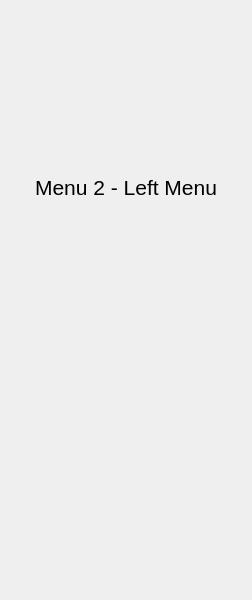
<?xml version="1.0" encoding="UTF-8"?>
<ui version="4.0">
 <class>LeftColumn</class>
 <widget class="QWidget" name="LeftColumn">
  <property name="geometry">
   <rect>
    <x>0</x>
    <y>0</y>
    <width>252</width>
    <height>600</height>
   </rect>
  </property>
  <property name="windowTitle">
   <string>Form</string>
  </property>
  <layout class="QVBoxLayout" name="main_pages_layout">
   <property name="spacing">
    <number>0</number>
   </property>
   <property name="leftMargin">
    <number>5</number>
   </property>
   <property name="topMargin">
    <number>5</number>
   </property>
   <property name="rightMargin">
    <number>5</number>
   </property>
   <property name="bottomMargin">
    <number>5</number>
   </property>
   <item>
    <widget class="QStackedWidget" name="menus">
     <property name="currentIndex">
      <number>1</number>
     </property>
     <widget class="QWidget" name="menu_1">
      <layout class="QVBoxLayout" name="verticalLayout">
       <property name="spacing">
        <number>5</number>
       </property>
       <property name="leftMargin">
        <number>5</number>
       </property>
       <property name="topMargin">
        <number>5</number>
       </property>
       <property name="rightMargin">
        <number>5</number>
       </property>
       <property name="bottomMargin">
        <number>5</number>
       </property>
       <item>
        <widget class="QWidget" name="btn_1_widget" native="true">
         <property name="minimumSize">
          <size>
           <width>0</width>
           <height>40</height>
          </size>
         </property>
         <property name="maximumSize">
          <size>
           <width>16777215</width>
           <height>40</height>
          </size>
         </property>
         <layout class="QVBoxLayout" name="btn_1_layout">
          <property name="spacing">
           <number>0</number>
          </property>
          <property name="leftMargin">
           <number>0</number>
          </property>
          <property name="topMargin">
           <number>0</number>
          </property>
          <property name="rightMargin">
           <number>0</number>
          </property>
          <property name="bottomMargin">
           <number>0</number>
          </property>
         </layout>
        </widget>
       </item>
       <item>
        <widget class="QWidget" name="btn_2_widget" native="true">
         <property name="minimumSize">
          <size>
           <width>0</width>
           <height>40</height>
          </size>
         </property>
         <property name="maximumSize">
          <size>
           <width>16777215</width>
           <height>40</height>
          </size>
         </property>
         <layout class="QVBoxLayout" name="btn_2_layout">
          <property name="spacing">
           <number>0</number>
          </property>
          <property name="leftMargin">
           <number>0</number>
          </property>
          <property name="topMargin">
           <number>0</number>
          </property>
          <property name="rightMargin">
           <number>0</number>
          </property>
          <property name="bottomMargin">
           <number>0</number>
          </property>
         </layout>
        </widget>
       </item>
       <item>
        <widget class="QWidget" name="btn_3_widget" native="true">
         <property name="minimumSize">
          <size>
           <width>0</width>
           <height>40</height>
          </size>
         </property>
         <property name="maximumSize">
          <size>
           <width>16777215</width>
           <height>40</height>
          </size>
         </property>
         <layout class="QVBoxLayout" name="btn_3_layout">
          <property name="spacing">
           <number>0</number>
          </property>
          <property name="leftMargin">
           <number>0</number>
          </property>
          <property name="topMargin">
           <number>0</number>
          </property>
          <property name="rightMargin">
           <number>0</number>
          </property>
          <property name="bottomMargin">
           <number>0</number>
          </property>
         </layout>
        </widget>
       </item>
       <item>
        <widget class="QLabel" name="label_1">
         <property name="font">
          <font>
           <pointsize>16</pointsize>
          </font>
         </property>
         <property name="styleSheet">
          <string notr="true">font-size: 16pt</string>
         </property>
         <property name="text">
          <string>Menu 1 - Left Menu</string>
         </property>
         <property name="alignment">
          <set>Qt::AlignCenter</set>
         </property>
        </widget>
       </item>
      </layout>
     </widget>
     <widget class="QWidget" name="menu_2">
      <layout class="QVBoxLayout" name="verticalLayout_2">
       <property name="spacing">
        <number>5</number>
       </property>
       <property name="leftMargin">
        <number>5</number>
       </property>
       <property name="topMargin">
        <number>5</number>
       </property>
       <property name="rightMargin">
        <number>5</number>
       </property>
       <property name="bottomMargin">
        <number>5</number>
       </property>
       <item>
        <widget class="QWidget" name="btn_4_widget" native="true">
         <property name="minimumSize">
          <size>
           <width>0</width>
           <height>40</height>
          </size>
         </property>
         <property name="maximumSize">
          <size>
           <width>16777215</width>
           <height>40</height>
          </size>
         </property>
         <layout class="QVBoxLayout" name="btn_4_layout">
          <property name="spacing">
           <number>0</number>
          </property>
          <property name="leftMargin">
           <number>0</number>
          </property>
          <property name="topMargin">
           <number>0</number>
          </property>
          <property name="rightMargin">
           <number>0</number>
          </property>
          <property name="bottomMargin">
           <number>0</number>
          </property>
         </layout>
        </widget>
       </item>
       <item>
        <widget class="QLabel" name="label_2">
         <property name="font">
          <font>
           <pointsize>16</pointsize>
          </font>
         </property>
         <property name="styleSheet">
          <string notr="true">font-size: 16pt</string>
         </property>
         <property name="text">
          <string>Menu 2 - Left Menu</string>
         </property>
         <property name="alignment">
          <set>Qt::AlignCenter</set>
         </property>
        </widget>
       </item>
       <item>
        <widget class="QLabel" name="label_3">
         <property name="font">
          <font>
           <pointsize>9</pointsize>
          </font>
         </property>
         <property name="styleSheet">
          <string notr="true">font-size: 9pt</string>
         </property>
         <property name="text">
          <string/>
         </property>
         <property name="alignment">
          <set>Qt::AlignCenter</set>
         </property>
         <property name="wordWrap">
          <bool>true</bool>
         </property>
        </widget>
       </item>
      </layout>
     </widget>
    </widget>
   </item>
  </layout>
 </widget>
 <resources/>
 <connections/>
</ui>
